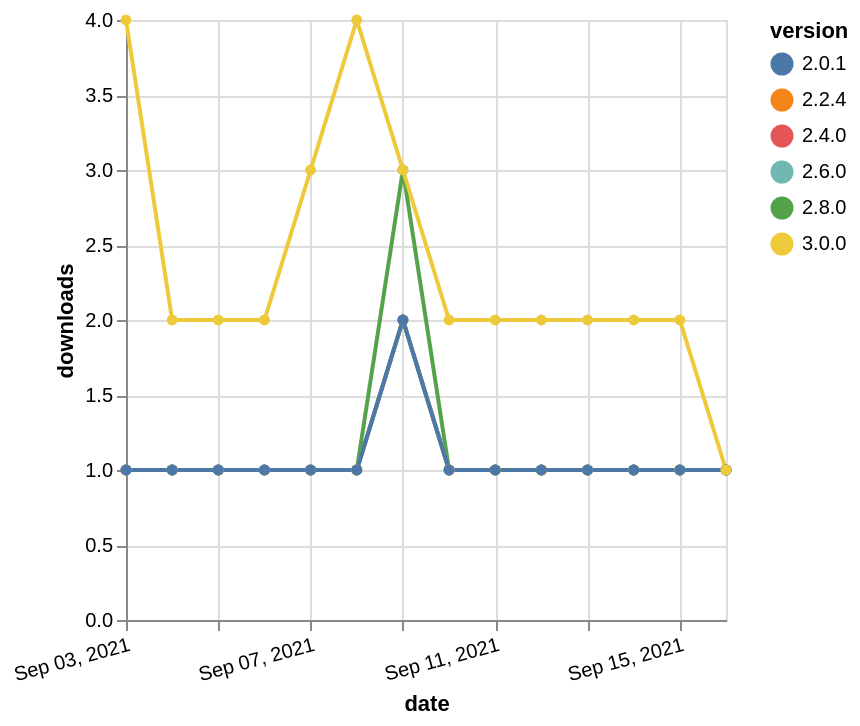

Vega-Lite specification for this chart:
### Vega-Lite specification from a JSON file in a GitHub repository (floating-point values rounded to 4 significant figures)
{"$schema": "https://vega.github.io/schema/vega-lite/v5.json", "description": "A simple bar chart with embedded data.", "data": {"values": [{"date": "2021-09-03", "total": 190, "delta": 1, "version": "2.4.0"}, {"date": "2021-09-04", "total": 191, "delta": 1, "version": "2.4.0"}, {"date": "2021-09-05", "total": 192, "delta": 1, "version": "2.4.0"}, {"date": "2021-09-06", "total": 193, "delta": 1, "version": "2.4.0"}, {"date": "2021-09-07", "total": 194, "delta": 1, "version": "2.4.0"}, {"date": "2021-09-08", "total": 195, "delta": 1, "version": "2.4.0"}, {"date": "2021-09-09", "total": 197, "delta": 2, "version": "2.4.0"}, {"date": "2021-09-10", "total": 198, "delta": 1, "version": "2.4.0"}, {"date": "2021-09-11", "total": 199, "delta": 1, "version": "2.4.0"}, {"date": "2021-09-12", "total": 200, "delta": 1, "version": "2.4.0"}, {"date": "2021-09-13", "total": 201, "delta": 1, "version": "2.4.0"}, {"date": "2021-09-14", "total": 202, "delta": 1, "version": "2.4.0"}, {"date": "2021-09-15", "total": 203, "delta": 1, "version": "2.4.0"}, {"date": "2021-09-16", "total": 204, "delta": 1, "version": "2.4.0"}, {"date": "2021-09-03", "total": 190, "delta": 1, "version": "2.8.0"}, {"date": "2021-09-04", "total": 191, "delta": 1, "version": "2.8.0"}, {"date": "2021-09-05", "total": 192, "delta": 1, "version": "2.8.0"}, {"date": "2021-09-06", "total": 193, "delta": 1, "version": "2.8.0"}, {"date": "2021-09-07", "total": 194, "delta": 1, "version": "2.8.0"}, {"date": "2021-09-08", "total": 195, "delta": 1, "version": "2.8.0"}, {"date": "2021-09-09", "total": 198, "delta": 3, "version": "2.8.0"}, {"date": "2021-09-10", "total": 199, "delta": 1, "version": "2.8.0"}, {"date": "2021-09-11", "total": 200, "delta": 1, "version": "2.8.0"}, {"date": "2021-09-12", "total": 201, "delta": 1, "version": "2.8.0"}, {"date": "2021-09-13", "total": 202, "delta": 1, "version": "2.8.0"}, {"date": "2021-09-14", "total": 203, "delta": 1, "version": "2.8.0"}, {"date": "2021-09-15", "total": 204, "delta": 1, "version": "2.8.0"}, {"date": "2021-09-16", "total": 205, "delta": 1, "version": "2.8.0"}, {"date": "2021-09-03", "total": 189, "delta": 1, "version": "2.2.4"}, {"date": "2021-09-04", "total": 190, "delta": 1, "version": "2.2.4"}, {"date": "2021-09-05", "total": 191, "delta": 1, "version": "2.2.4"}, {"date": "2021-09-06", "total": 192, "delta": 1, "version": "2.2.4"}, {"date": "2021-09-07", "total": 193, "delta": 1, "version": "2.2.4"}, {"date": "2021-09-08", "total": 194, "delta": 1, "version": "2.2.4"}, {"date": "2021-09-09", "total": 196, "delta": 2, "version": "2.2.4"}, {"date": "2021-09-10", "total": 197, "delta": 1, "version": "2.2.4"}, {"date": "2021-09-11", "total": 198, "delta": 1, "version": "2.2.4"}, {"date": "2021-09-12", "total": 199, "delta": 1, "version": "2.2.4"}, {"date": "2021-09-13", "total": 200, "delta": 1, "version": "2.2.4"}, {"date": "2021-09-14", "total": 201, "delta": 1, "version": "2.2.4"}, {"date": "2021-09-15", "total": 202, "delta": 1, "version": "2.2.4"}, {"date": "2021-09-16", "total": 203, "delta": 1, "version": "2.2.4"}, {"date": "2021-09-03", "total": 167, "delta": 1, "version": "2.6.0"}, {"date": "2021-09-04", "total": 168, "delta": 1, "version": "2.6.0"}, {"date": "2021-09-05", "total": 169, "delta": 1, "version": "2.6.0"}, {"date": "2021-09-06", "total": 170, "delta": 1, "version": "2.6.0"}, {"date": "2021-09-07", "total": 171, "delta": 1, "version": "2.6.0"}, {"date": "2021-09-08", "total": 172, "delta": 1, "version": "2.6.0"}, {"date": "2021-09-09", "total": 174, "delta": 2, "version": "2.6.0"}, {"date": "2021-09-10", "total": 175, "delta": 1, "version": "2.6.0"}, {"date": "2021-09-11", "total": 176, "delta": 1, "version": "2.6.0"}, {"date": "2021-09-12", "total": 177, "delta": 1, "version": "2.6.0"}, {"date": "2021-09-13", "total": 178, "delta": 1, "version": "2.6.0"}, {"date": "2021-09-14", "total": 179, "delta": 1, "version": "2.6.0"}, {"date": "2021-09-15", "total": 180, "delta": 1, "version": "2.6.0"}, {"date": "2021-09-16", "total": 181, "delta": 1, "version": "2.6.0"}, {"date": "2021-09-03", "total": 251, "delta": 1, "version": "2.0.1"}, {"date": "2021-09-04", "total": 252, "delta": 1, "version": "2.0.1"}, {"date": "2021-09-05", "total": 253, "delta": 1, "version": "2.0.1"}, {"date": "2021-09-06", "total": 254, "delta": 1, "version": "2.0.1"}, {"date": "2021-09-07", "total": 255, "delta": 1, "version": "2.0.1"}, {"date": "2021-09-08", "total": 256, "delta": 1, "version": "2.0.1"}, {"date": "2021-09-09", "total": 258, "delta": 2, "version": "2.0.1"}, {"date": "2021-09-10", "total": 259, "delta": 1, "version": "2.0.1"}, {"date": "2021-09-11", "total": 260, "delta": 1, "version": "2.0.1"}, {"date": "2021-09-12", "total": 261, "delta": 1, "version": "2.0.1"}, {"date": "2021-09-13", "total": 262, "delta": 1, "version": "2.0.1"}, {"date": "2021-09-14", "total": 263, "delta": 1, "version": "2.0.1"}, {"date": "2021-09-15", "total": 264, "delta": 1, "version": "2.0.1"}, {"date": "2021-09-16", "total": 265, "delta": 1, "version": "2.0.1"}, {"date": "2021-09-03", "total": 223, "delta": 4, "version": "3.0.0"}, {"date": "2021-09-04", "total": 225, "delta": 2, "version": "3.0.0"}, {"date": "2021-09-05", "total": 227, "delta": 2, "version": "3.0.0"}, {"date": "2021-09-06", "total": 229, "delta": 2, "version": "3.0.0"}, {"date": "2021-09-07", "total": 232, "delta": 3, "version": "3.0.0"}, {"date": "2021-09-08", "total": 236, "delta": 4, "version": "3.0.0"}, {"date": "2021-09-09", "total": 239, "delta": 3, "version": "3.0.0"}, {"date": "2021-09-10", "total": 241, "delta": 2, "version": "3.0.0"}, {"date": "2021-09-11", "total": 243, "delta": 2, "version": "3.0.0"}, {"date": "2021-09-12", "total": 245, "delta": 2, "version": "3.0.0"}, {"date": "2021-09-13", "total": 247, "delta": 2, "version": "3.0.0"}, {"date": "2021-09-14", "total": 249, "delta": 2, "version": "3.0.0"}, {"date": "2021-09-15", "total": 251, "delta": 2, "version": "3.0.0"}, {"date": "2021-09-16", "total": 252, "delta": 1, "version": "3.0.0"}]}, "width": "container", "mark": {"type": "line", "point": {"filled": true}}, "encoding": {"x": {"field": "date", "type": "temporal", "timeUnit": "yearmonthdate", "title": "date", "axis": {"labelAngle": -15}}, "y": {"field": "delta", "type": "quantitative", "title": "downloads"}, "color": {"field": "version", "type": "nominal"}, "tooltip": {"field": "delta"}}}
